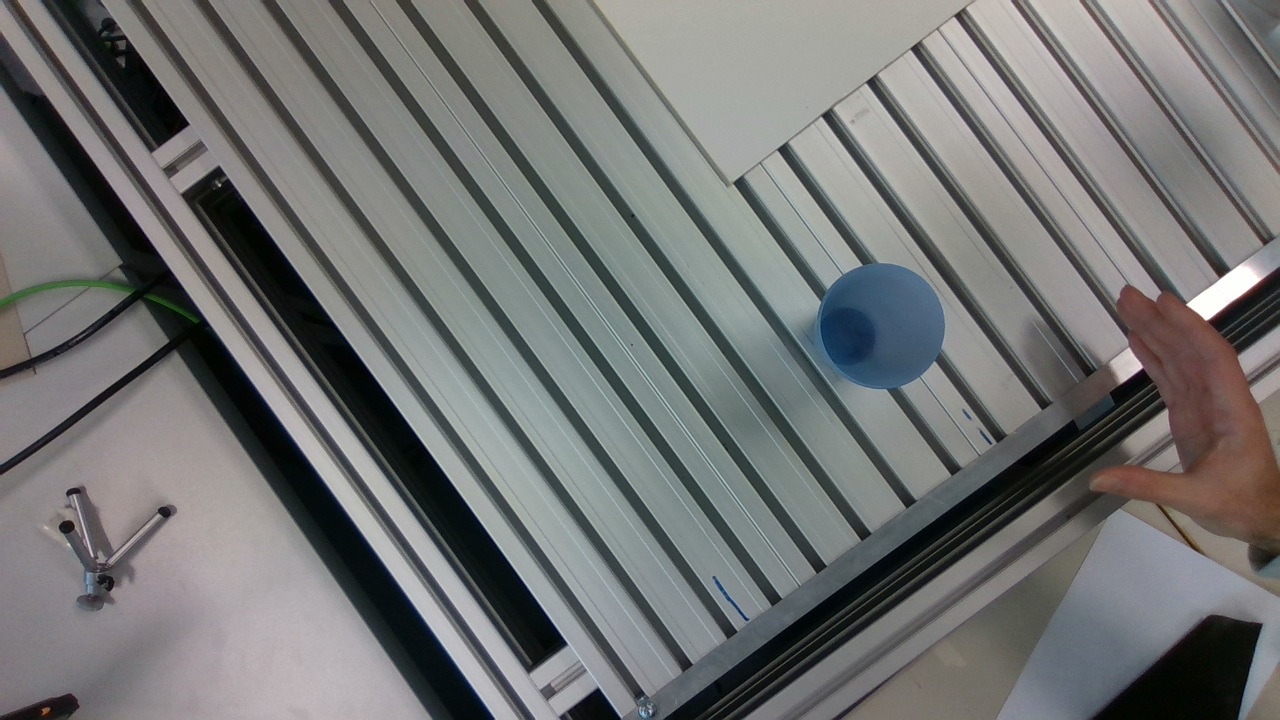
%> input picture camera/test images/cup.png, 1280 x 720 px
$ octave Test_CupDetector.m   (GNU Octave 9; MATLAB toolbox functions it lacks are replaced by stand-ins)
%> lines starting %> are read from the running program, lines starting %| are printed output that depends on the picture; in (x1, y1, x2, y2) boxes, pixels count from 0 and x2, y2 are one past the last pixel; in counts of white or black regions, pixels touching at a corner belong together; the program's own positions count from 1
clear all;

addpath('.\camera');

% load image for calculation of transformation matrix from pcs to rcs
image = imread("C:\Users\Studium\Documents\GitHub\Robotersysteme_23_24\camera\test images\cup.png");
%> image is the input picture: size 720x1280x3 uint8; mean R, G, B 114.6, 115.8, 115

image = rgb2gray(image);
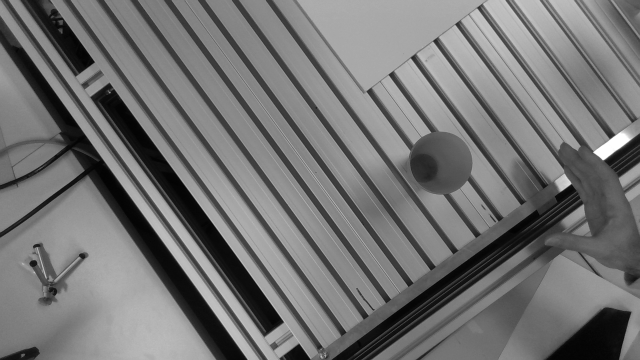
%> image: size 720x1280 uint8 (shown at 1/2 size); min 2, max 255, mean 115.3
image = imbinarize(image, "global");
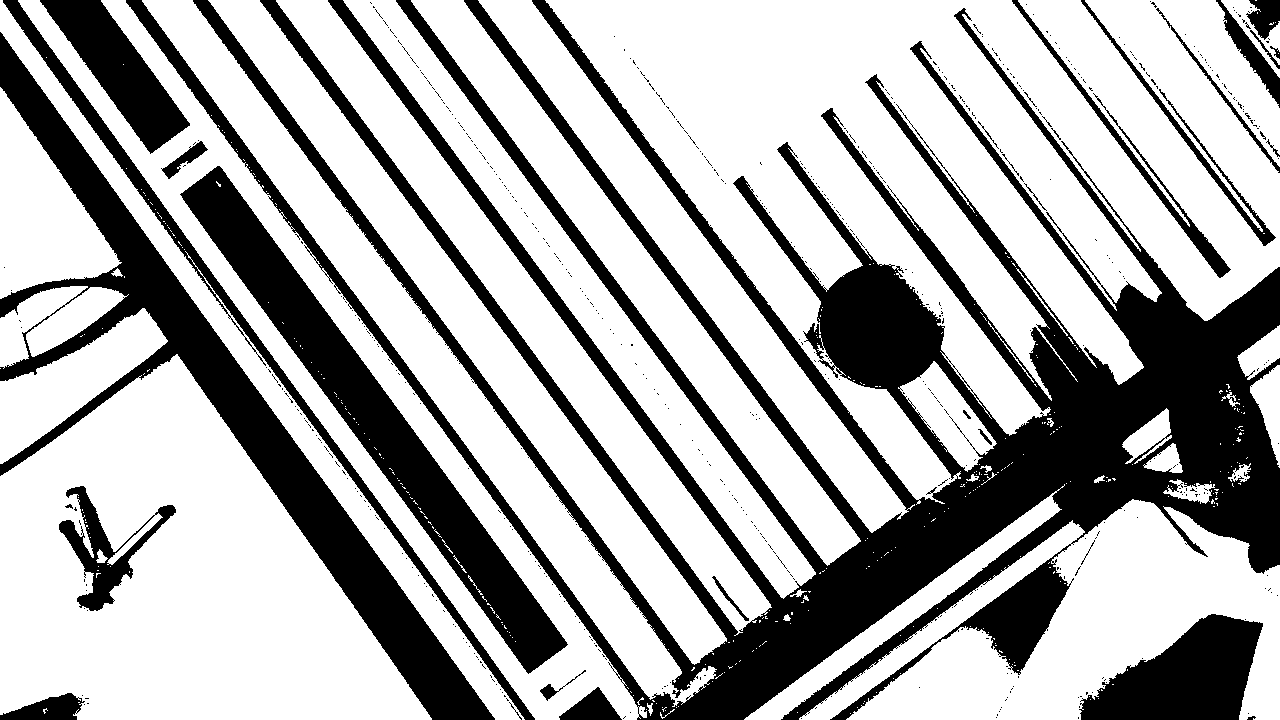
%> image: size 720x1280 logical; 68.2% white; 582 black regions (551 under 20 px), largest, box (x1, y1, x2, y2) and area: (126, 0, 1280, 720) 177020, (0, 32, 495, 720) 40943, (180, 166, 568, 674) 29221
image = imcomplement(image);

imshow(image)

[centers, radii, metric] = imfindcircles(image,[50 100],"Sensitivity", 0.90)
%> centers = [880.6 327.4]; radii = 62.18; metric = 0.273
centersStrong5 = centers(1,:);
%> centersStrong5 = [880.6 327.4]
radiiStrong5 = radii(1);
%> radiiStrong5 = 62.18
metricStrong5 = metric(1);
%> metricStrong5 = 0.273

viscircles(centers, radii,'EdgeColor','b');
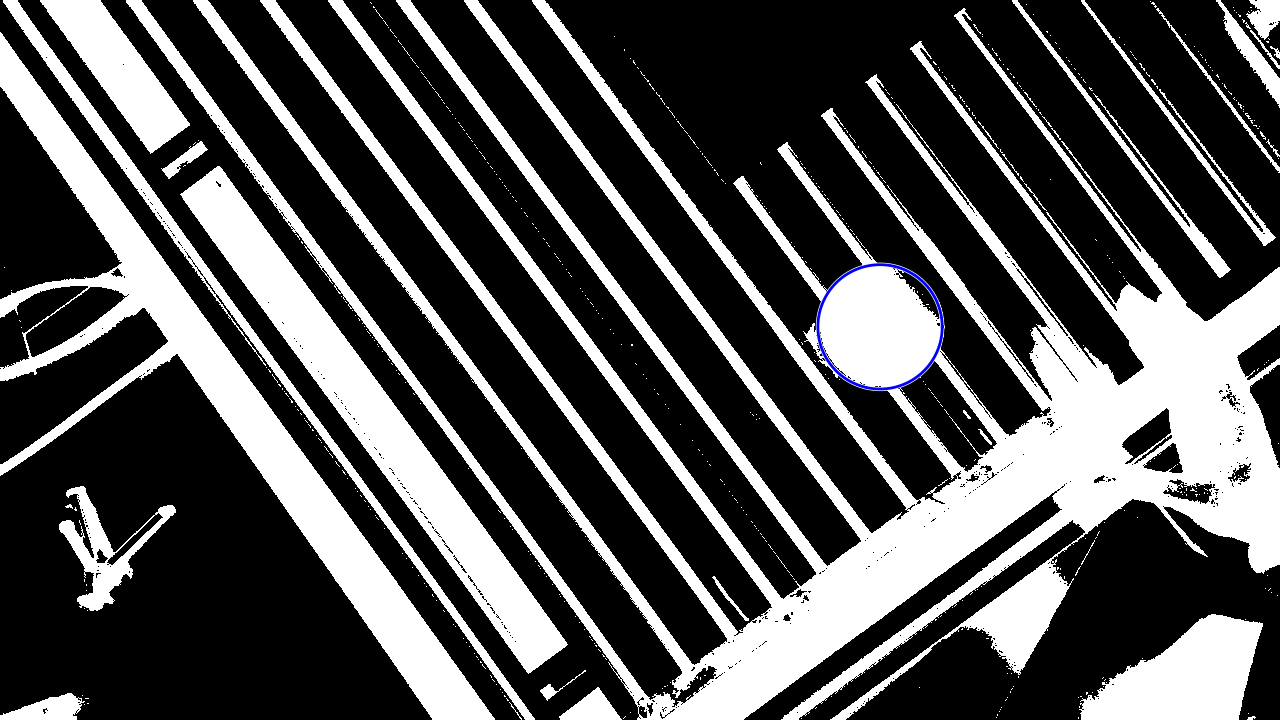
%> figure redrawn from the program's plot data

$ run again, with camera/test images/CaibrationImage - Kopie.png copied over camera/test images/cup.png
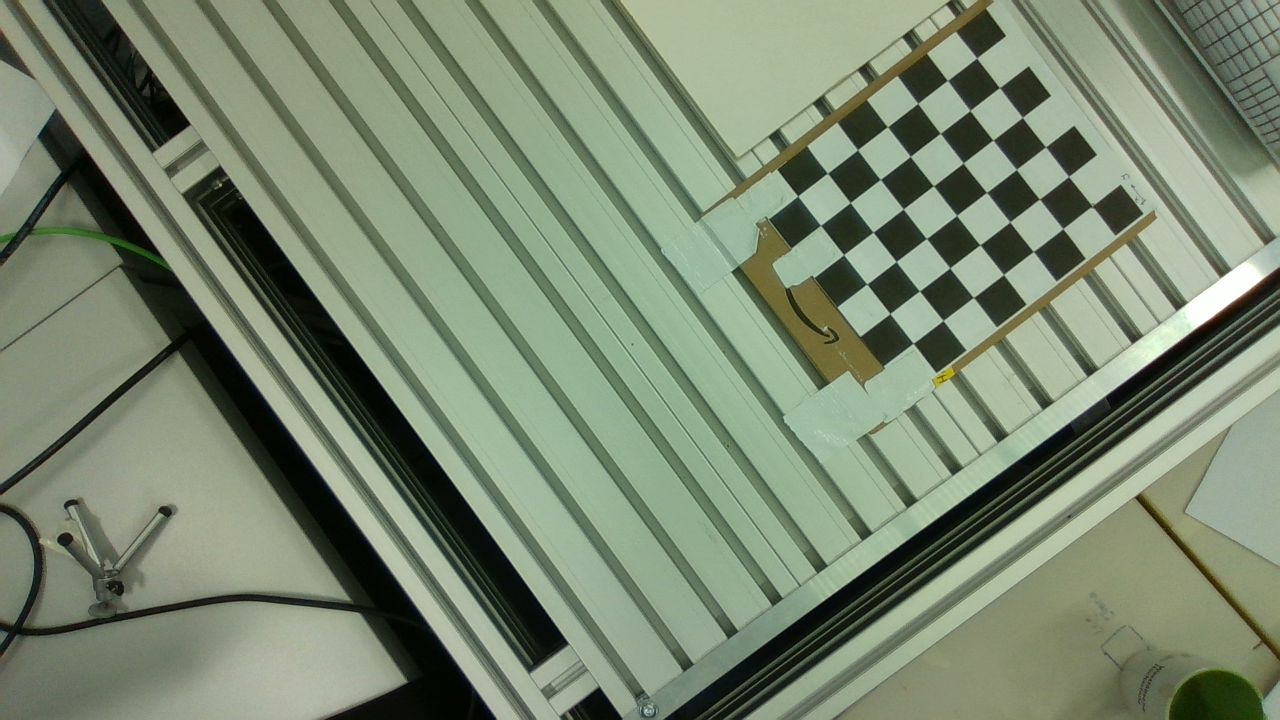
%> input picture camera/test images/CaibrationImage - Kopie.png, 1280 x 720 px
%> image is the input picture: size 720x1280x3 uint8; mean R, G, B 122.3, 135.6, 112.6
%> `image = imbinarize(image, "global");`:
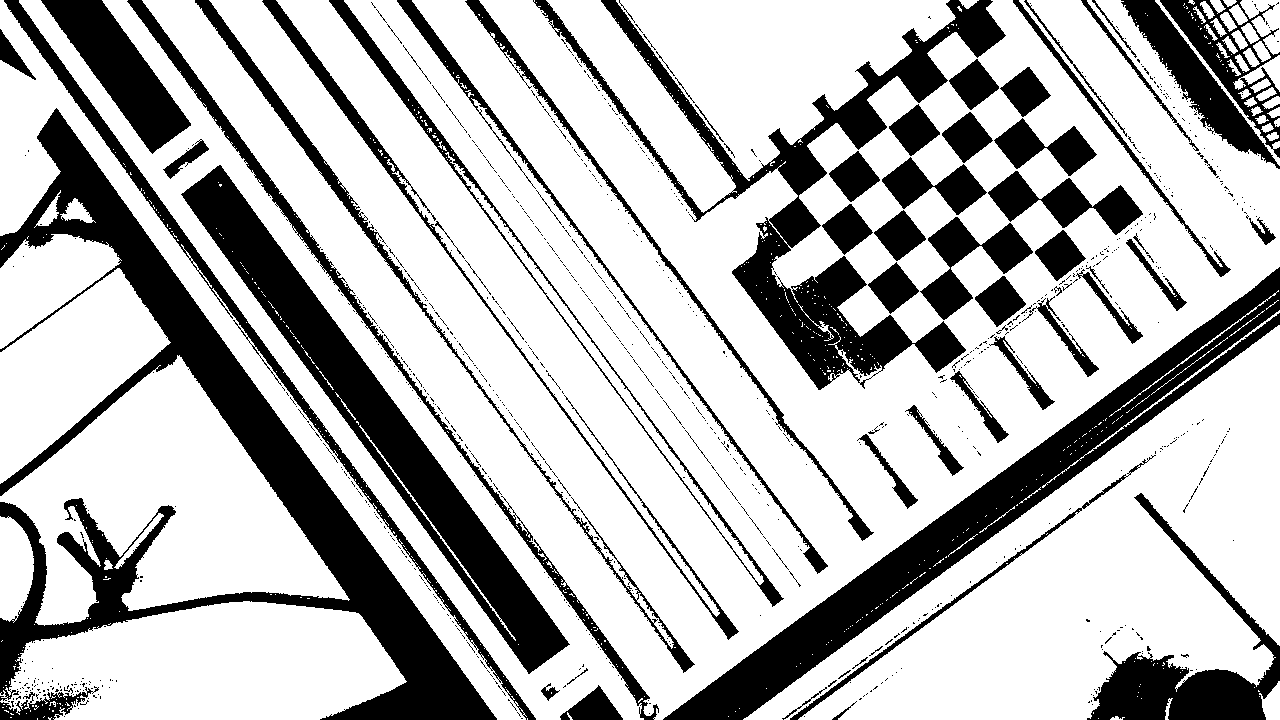
%> image: size 720x1280 logical; 72.4% white; 975 black regions (897 under 20 px), largest, box (x1, y1, x2, y2) and area: (0, 108, 497, 720) 51271, (663, 267, 1280, 720) 32141, (181, 165, 570, 674) 28966
%> centers = [942.3 210.5]; radii = 62.11; metric = 0.0454
%> centersStrong5 = [942.3 210.5]
%> radiiStrong5 = 62.11
%> metricStrong5 = 0.0454
%> `viscircles(centers, radii,'EdgeColor','b');`:
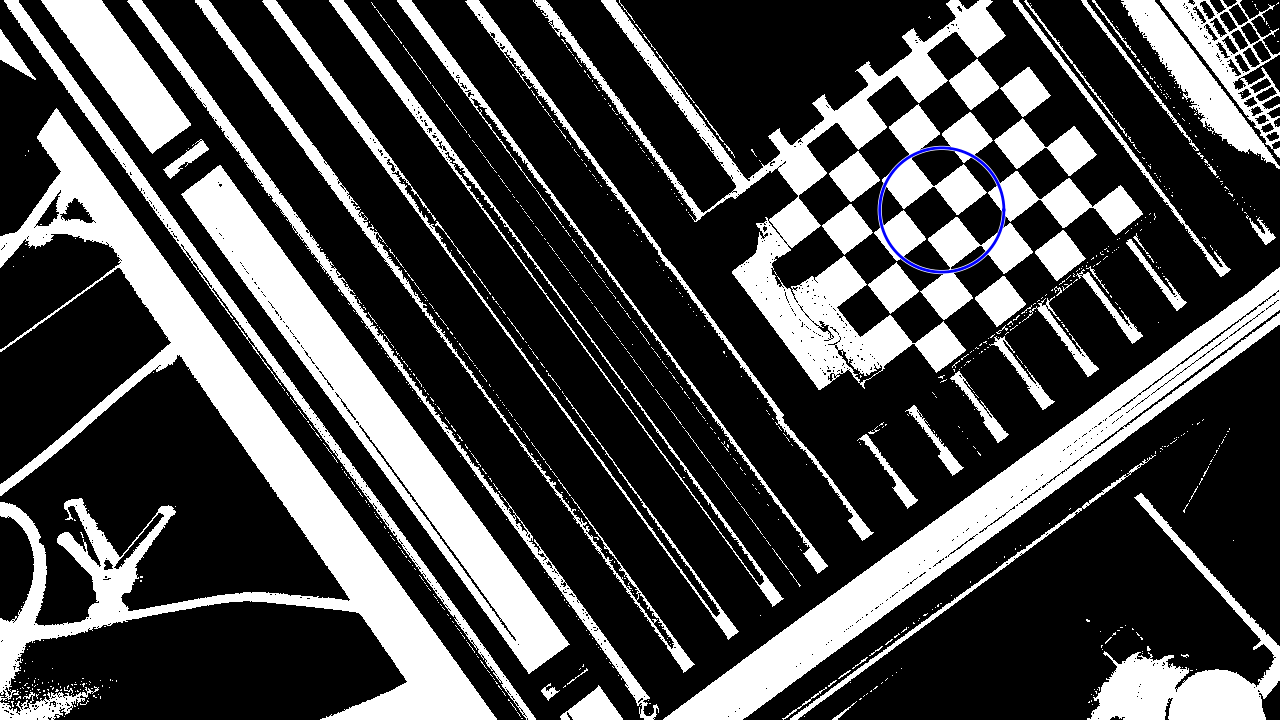
%> figure redrawn from the program's plot data

$ run again, with camera/test images/CaibrationImage.png copied over camera/test images/cup.png
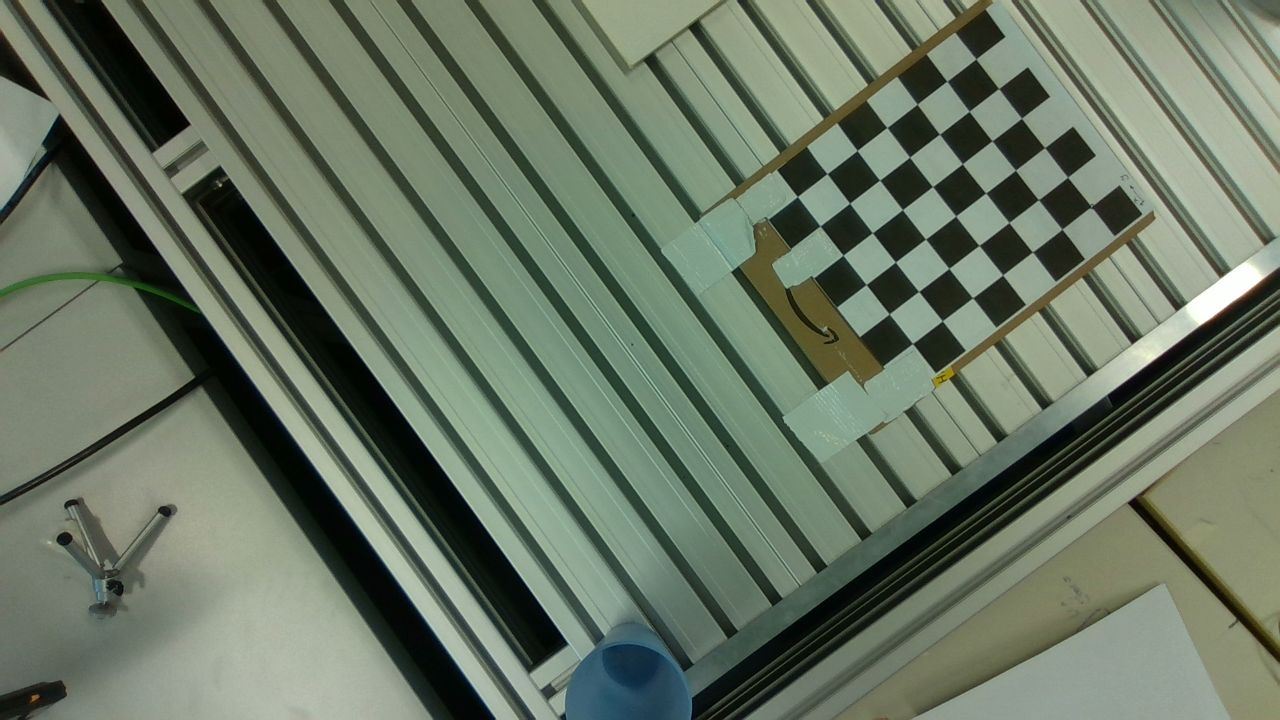
%> input picture camera/test images/CaibrationImage.png, 1280 x 720 px
%> image is the input picture: size 720x1280x3 uint8; mean R, G, B 105.8, 118.3, 100.3
%> `image = imbinarize(image, "global");`:
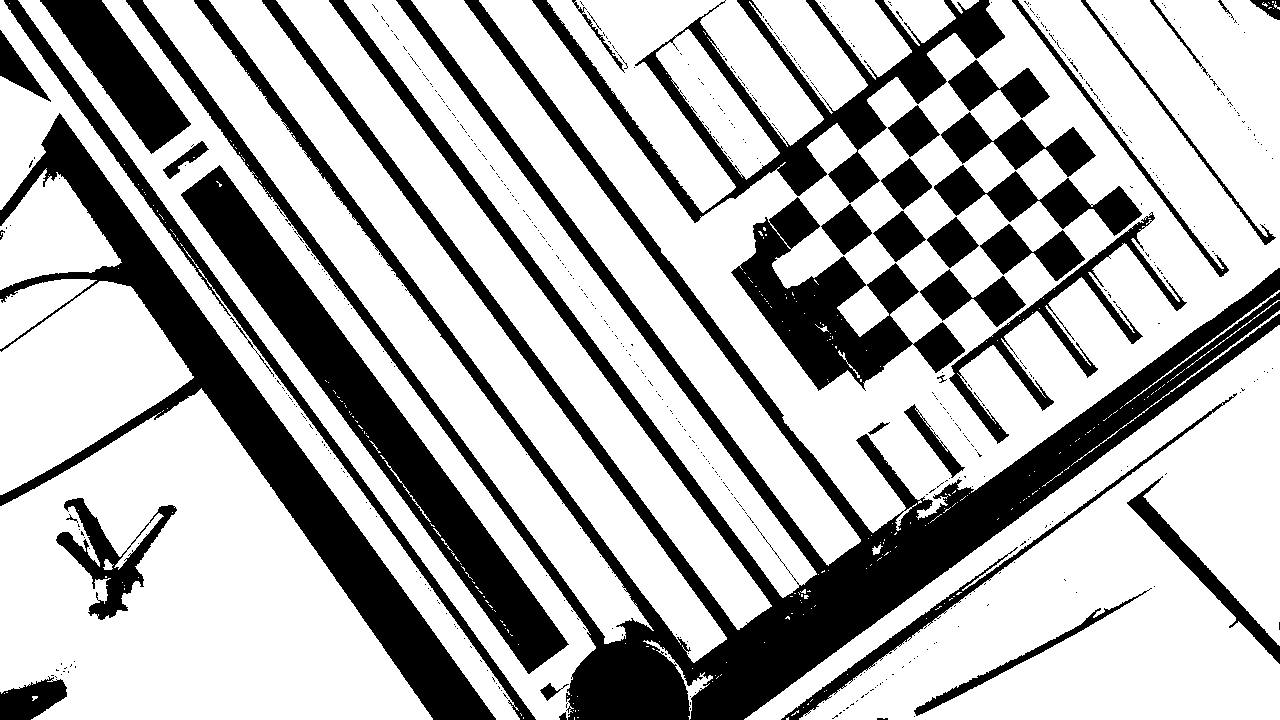
%> image: size 720x1280 logical; 70.2% white; 571 black regions (529 under 20 px), largest, box (x1, y1, x2, y2) and area: (126, 0, 1280, 720) 102182, (0, 113, 496, 720) 36711, (181, 165, 569, 674) 29170
%> centers = [630 704.3; 978.2 244.5]; radii = [64.19; 81.88]; metric = [0.133; 0.0287]
%> centersStrong5 = [630 704.3]
%> radiiStrong5 = 64.19
%> metricStrong5 = 0.133
%> `viscircles(centers, radii,'EdgeColor','b');`:
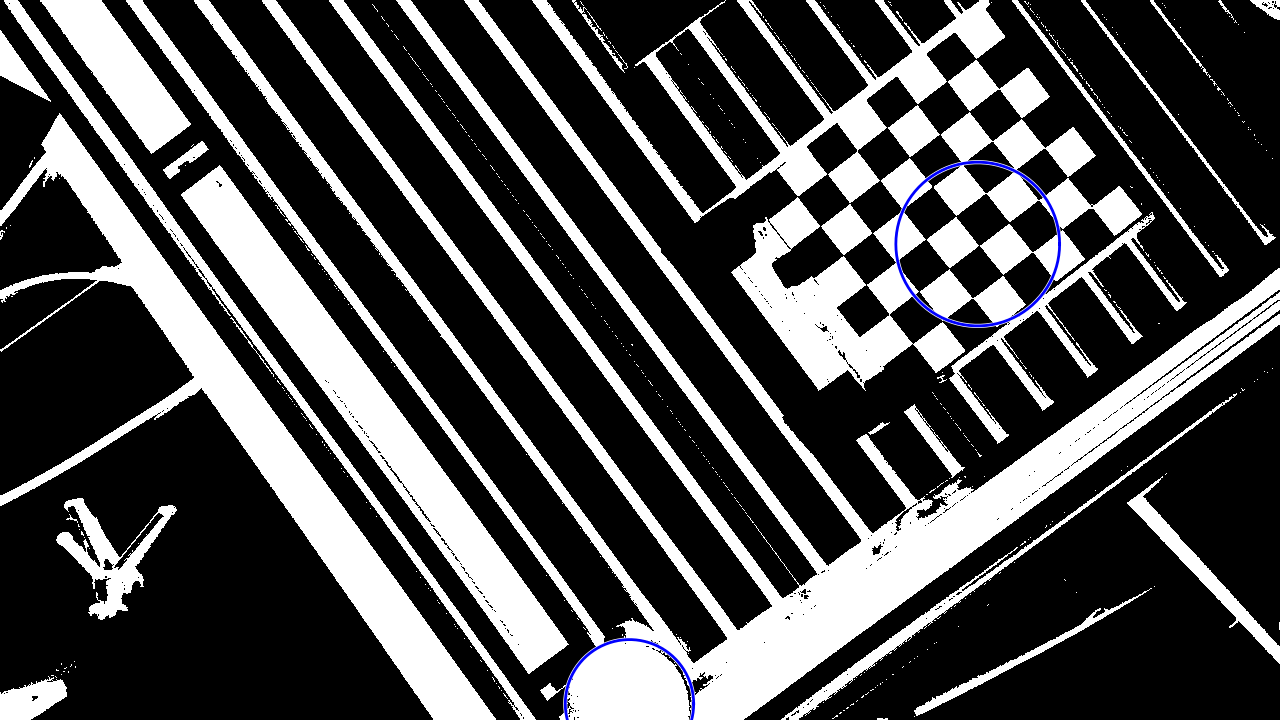
%> figure redrawn from the program's plot data
